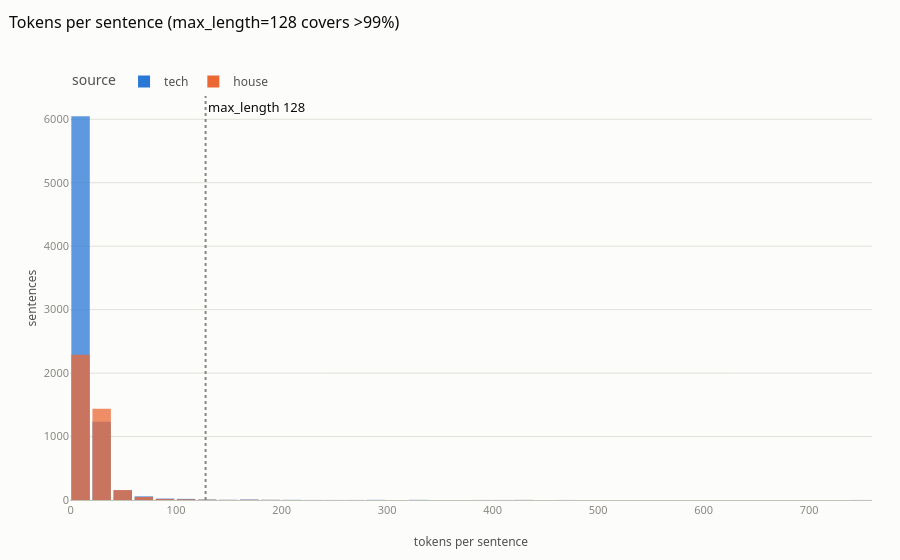

Source (notebook cell):
### Code cell
q = df["n_tokens"].quantile([0.5, 0.9, 0.95, 0.99, 1.0])
print("tokens per sentence quantiles:", q.round(1).to_dict())
fig = px.histogram(df, x="n_tokens", color="source", nbins=60, barmode="overlay", opacity=0.75,
                   category_orders={"source": ["tech", "house"]}, title="Tokens per sentence (max_length=128 covers >99%)")
fig.update_layout(xaxis_title="tokens per sentence", yaxis_title="sentences", bargap=0.05)
fig.add_vline(x=128, line_dash="dot", line_color=viz.INK["muted"], annotation_text="max_length 128", annotation_position="top right")
viz.save_fig(fig, "eda01_tokens_per_sentence", "Tokens per sentence by source; 99% of sentences are shorter than the 128-token training limit.")
fig

### Figure 1 — Plotly figure (JSON) as saved in the notebook; plotly's stock layout.template omitted (floating-point values rounded to 4 significant figures; data arrays with more than 128 entries replaced by an {"elided": "..."} marker saying what was removed)
{"data": [{"bingroup": "x", "hovertemplate": "source=tech<br>n_tokens=%{x}<br>count=%{y}<extra></extra>", "legendgroup": "tech", "marker": {"color": "#2a78d6", "opacity": 0.75, "pattern": {"shape": ""}}, "name": "tech", "nbinsx": 60, "orientation": "v", "showlegend": true, "type": "histogram", "x": {"elided": "7575 int values"}, "xaxis": "x", "yaxis": "y"}, {"bingroup": "x", "hovertemplate": "source=house<br>n_tokens=%{x}<br>count=%{y}<extra></extra>", "legendgroup": "house", "marker": {"color": "#eb6834", "opacity": 0.75, "pattern": {"shape": ""}}, "name": "house", "nbinsx": 60, "orientation": "v", "showlegend": true, "type": "histogram", "x": {"elided": "3968 int values"}, "xaxis": "x", "yaxis": "y"}], "layout": {"annotations": [{"showarrow": false, "text": "max_length 128", "x": 128, "xanchor": "left", "xref": "x", "y": 1, "yanchor": "top", "yref": "y domain"}], "autosize": true, "bargap": 0.05, "barmode": "overlay", "legend": {"title": {"text": "source"}, "tracegroupgap": 0}, "shapes": [{"line": {"color": "#898781", "dash": "dot"}, "type": "line", "x0": 128, "x1": 128, "xref": "x", "y0": 0, "y1": 1, "yref": "y domain"}], "title": {"text": "Tokens per sentence (max_length=128 covers >99%)"}, "xaxis": {"anchor": "y", "domain": [0.0, 1.0], "title": {"text": "tokens per sentence"}}, "yaxis": {"anchor": "x", "domain": [0.0, 1.0], "title": {"text": "sentences"}}}}
